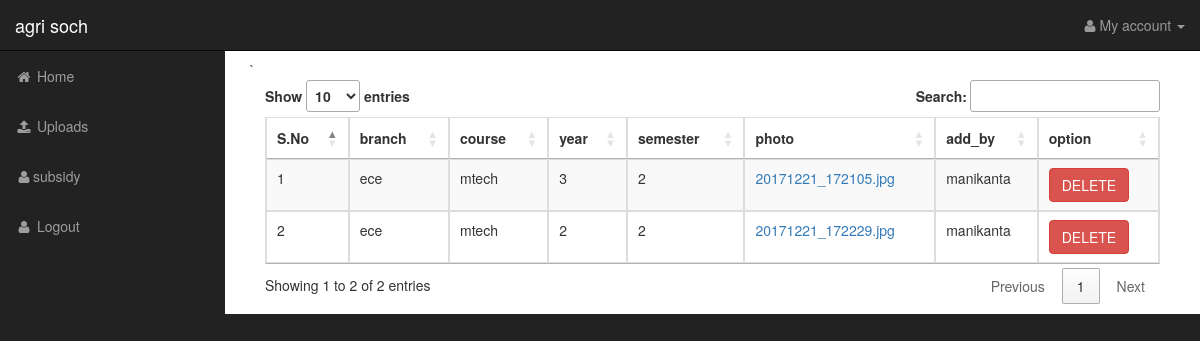
The page /my_view.php (signed in) on the database its author committed.
### tables this page shows
CREATE TABLE `file` (
  `id` int(11) NOT NULL,
  `branch` text,
  `course` text,
  `year` text,
  `semester` text,
  `photo` text,
  `add_by` text
);

### my_view.php (the view, shortened to what this page needs)
<?php
include('header.php');
?>
<div class="container-fluid">
    <div class="table-responsive">
        <table  id="myTable" class="table table-bordered table-striped table-hover">
            <thead>
                <tr>
                    <th>S.No</th>
                    <th>branch</th>
                    <th>course</th>
                    <th>year</th>
                    <th>semester</th>
                    <th>photo</th>
                    <th>add_by</th>
                    <th>option</th>
                </tr>
            </thead>
            <tbody>
                <?php
                $sno = 1;
                $query = "SELECT * FROM file  WHERE add_by='".$_SESSION['nameuser']."'";
                $result = mysqli_query($con,$query);
                while ($fetch = mysqli_fetch_array($result)) {
                    ?>
                    <tr>
                        <td><?php echo $sno ?></td>
                        <td><?php echo $fetch['branch'] ?></td>
                        <td><?php echo $fetch['course'] ?></td>
                        <td><?php echo $fetch['year'] ?></td>
                        <td><?php echo $fetch['semester'] ?></td>
                        <td><a target="_blank" href="img/uploads/<?php echo $fetch['photo'] ?>"><?php echo $fetch['photo'] ?></a></td>
                        <td><?php echo $fetch['add_by'] ?></td>
                        <td><a href="selecttable.php?action=fileDelete&delete=<?php echo $fetch['id']; ?>" class="btn btn-danger" onclick="return confirm('Are you Sure to Delete?')">DELETE</a></td>
                    </tr>
                    <?php
                    $sno++;
                }
                ?>
            </tbody>
        </table>
<?php include('footer.php');?>

### css/sb-admin.css (style rules this page uses)
body { margin-top: 100px; background-color: #222; }
@media (min-width:768px) { body { margin-top: 50px; } }

### rows shown on the page
file: branch "ece", course "mtech", year "3", semester "2", photo "20171221_172105.jpg", add_by "manikanta"
file: branch "ece", course "mtech", year "2", semester "2", photo "20171221_172229.jpg", add_by "manikanta"
